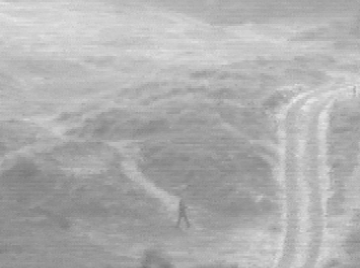
#> input picture VIS1.bmp, 360 x 268 px, given as the content of the folder ./generated_images/, which was not available
$ python evaluate.py
#> lines starting #> are read from the running program, lines starting #| are printed output that depends on the picture; pictures that were not available may be replaced by others from this repository, and a replacement may not be noted
# This code evaluates the quality of fused images generated from visible and infrared images using multiple metrics,
# such as SSIM, PSNR, entropy, spatial frequency, and correlation coefficients. It also calculates the inference time for each image.

import numpy as np
import time
import os
from skimage import io, img_as_float
import cv2
from skimage.metrics import structural_similarity as ssim
from skimage.metrics import peak_signal_noise_ratio as psnr
from skimage.measure import shannon_entropy
from skimage.transform import resize

# Paths for results and test images
results_dir = './generated_images/'  # Path to the generated images
test_imgs_dir = './test_imgs/'  # Path to the original (test) visible and infrared images

# Helper function to load and normalize an image
def load_image(image_path):
#> called with image_path = './generated_images/VIS1.bmp'
    img = cv2.imread(image_path, cv2.IMREAD_GRAYSCALE)
#> img is the input picture: shape (268, 360); min 118, max 238, mean 175.4
    return img / 255.0
#> call 3 of load_image, with image_path = './test_imgs/IRVIS1_ds.bmp'
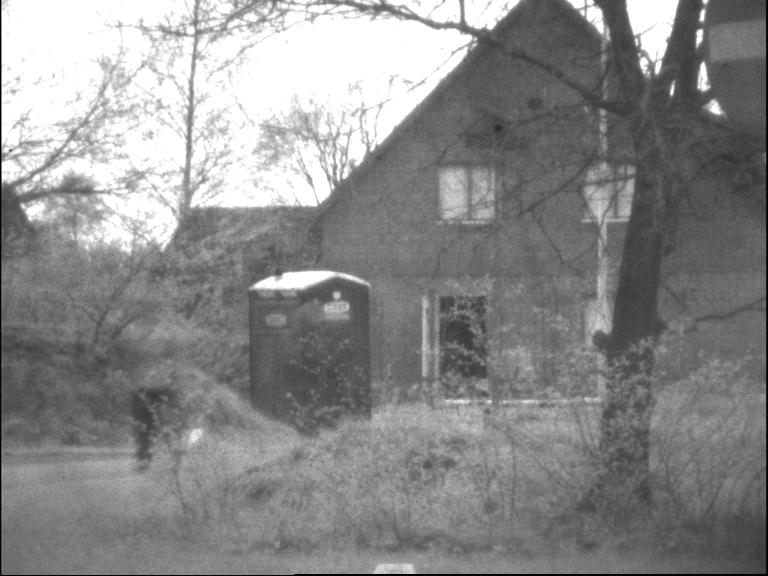
#> input picture VIS10.bmp, 768 x 576 px, given in place of IRVIS1_ds.bmp, which was not available
#> in load_image, img is the input picture: shape (576, 768); min 0, max 255, mean 137.8

# Helper function for converting image back to uint8
def im2uint8(image):
    return (image * 255).astype(np.uint8)

# Metric Functions

# Calculate the Shannon entropy of an image
def entropy(img):
    return shannon_entropy(img)

# Calculate the mean gradient of an image, representing the sharpness of the image
def mean_gradient(img):
    gx, gy = np.gradient(img)
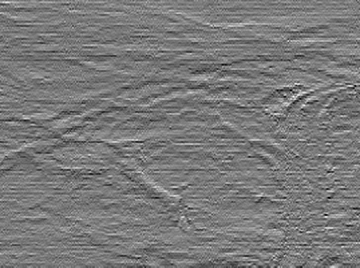
#> gx: shape (268, 360) float64; min -0.0725, max 0.0784, mean -0.000343; drawn with min black and max white
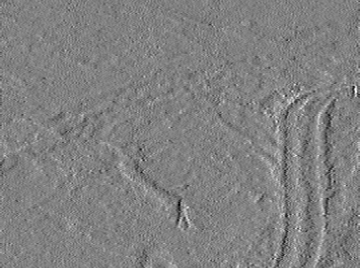
#> gy: shape (268, 360) float64; min -0.0824, max 0.0804, mean 7.5e-05; drawn with min black and max white
    return np.mean(np.sqrt(gx**2 + gy**2))

# Calculate the standard deviation of pixel intensities in an image
def std_deviation(img):
    return np.std(img)

# Calculate Peak Signal-to-Noise Ratio (PSNR) between two images
def calculate_psnr(img1, img2):
    img1_uint8 = im2uint8(img1)
    img2_uint8 = im2uint8(img2)
    return psnr(img1_uint8, img2_uint8, data_range=255)

# Calculate Structural Similarity Index (SSIM) between two images
def calculate_ssim(img1, img2):
    img1_uint8 = im2uint8(img1)
    img2_uint8 = im2uint8(img2)
    return ssim(img1_uint8, img2_uint8, data_range=255)

# Calculate the correlation coefficient between two images
def calculate_correlation_coefficient(img1, img2):
    return np.corrcoef(img1.flatten(), img2.flatten())[0, 1]

# Calculate the spatial frequency of an image, representing the texture complexity
def calculate_spatial_frequency(image):
    dx = np.diff(image, axis=1) # Horizontal gradient
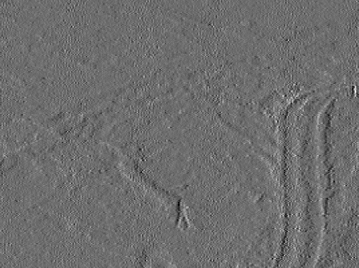
#> dx: shape (268, 359) float64; min -0.098, max 0.129, mean 7.57e-05; drawn with min black and max white
    dy = np.diff(image, axis=0) # Vertical gradient
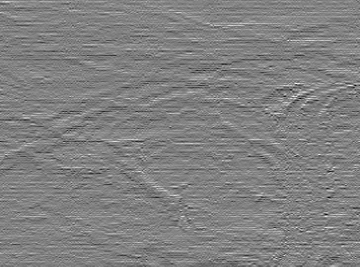
#> dy: shape (267, 360) float64; min -0.125, max 0.122, mean -0.000324; drawn with min black and max white
    return np.sqrt(np.mean(dx**2) + np.mean(dy**2))

# Function to evaluate a single set of fused, visible, and infrared images
def evaluate_images(fused_img, vis_img, ir_img):
    metrics = {
        "Entropy": entropy(fused_img),
        "Mean Gradient": mean_gradient(fused_img),
        "Standard Deviation": std_deviation(fused_img),
        "Spatial Frequency": calculate_spatial_frequency(fused_img),
        "SSIM with Visible": calculate_ssim(fused_img, vis_img),
        "SSIM with Infrared": calculate_ssim(fused_img, ir_img),
        "PSNR with Visible": calculate_psnr(fused_img, vis_img),
        "PSNR with Infrared": calculate_psnr(fused_img, ir_img),
        "Correlation Coefficient with Visible": calculate_correlation_coefficient(fused_img, vis_img),
        "Correlation Coefficient with Infrared": calculate_correlation_coefficient(fused_img, ir_img)
    }
    return metrics

# Function to evaluate metrics over multiple images in the dataset
def evaluate_dataset(results_dir, test_imgs_dir):
    # List all the result files (fused images) in the results directory
    result_files = sorted([f for f in os.listdir(results_dir) if f.endswith('.bmp')])  # Adjusted to .bmp

    metrics_summary = []  # To store metrics for all images
    inference_times = []  # To store inference times for all images

    for result_file in result_files:
        try:
            start_time = time.time()  # Start timing for inference

            # Load the fused image (generated image)
            fused_img = load_image(os.path.join(results_dir, result_file))

            # Load the corresponding visible and infrared images
            index = result_file.split('.')[0]
            vis_file = f"VIS{index}.bmp"
            ir_file = f"IR{index}_ds.bmp"

            vis_img = load_image(os.path.join(test_imgs_dir, vis_file))
            ir_img = load_image(os.path.join(test_imgs_dir, ir_file))

            # Resize infrared image to match fused image shape
            ir_img = resize(ir_img, fused_img.shape, anti_aliasing=True)

            # Evaluate metrics for the current image set
            metrics = evaluate_images(fused_img, vis_img, ir_img)
#> metrics = 10 items
            metrics_summary.append(metrics)

            # Calculate inference time
            end_time = time.time()
            inference_times.append(end_time - start_time)

            print(f"Processed {result_file} successfully. Inference time: {inference_times[-1]:.4f} seconds")

        except Exception as e:
            # Handle errors that occur during processing of a file
            print(f"Error processing {result_file}: {str(e)}")

    # Return all metrics and inference times
    return metrics_summary, inference_times

# Main function to evaluate the entire dataset
if __name__ == "__main__":
    results_dir = './generated_images/'  # Make sure this directory contains your generated .bmp images
    test_imgs_dir = './test_imgs/'  # Make sure this directory contains your visible and infrared .bmp images

    # Evaluate dataset
    metrics_summary, inference_times = evaluate_dataset(results_dir, test_imgs_dir)
#> metrics_summary = 1 item; inference_times = [0.181]

    # Print the average of all metrics
    avg_metrics = {key: np.mean([m[key] for m in metrics_summary]) for key in metrics_summary[0].keys()}
#> avg_metrics = 10 items

    print("\nAverage Metrics:")
    for k, v in avg_metrics.items():
        print(f'{k}: {v:.4f}')
#> this loop made 10 passes
#> (k, v) on passes 1 to 10: ('Entropy', 6.34), ('Mean Gradient', 0.0131), ('Standard Deviation', 0.0823), ('Spatial Frequency', 0.0209), ('SSIM with Visible', 1), ('SSIM with Infrared', 0.343), ('PSNR with Visible', inf), ('PSNR with Infrared', 11.75), ('Correlation Coefficient with Visible', 1), ('Correlation Coefficient with Infrared', 0.342)
#| Entropy: 6.3431
#| Mean Gradient: 0.0131
#| Standard Deviation: 0.0823
#| Spatial Frequency: 0.0209
#| SSIM with Visible: 1.0000
#| SSIM with Infrared: 0.3429
#| PSNR with Visible: inf
#| PSNR with Infrared: 11.7515
#> (further printed lines are left out)

    print(f"\nAverage Inference Time: {np.mean(inference_times):.4f} seconds")
#| Average Inference Time: 0.1810 seconds
